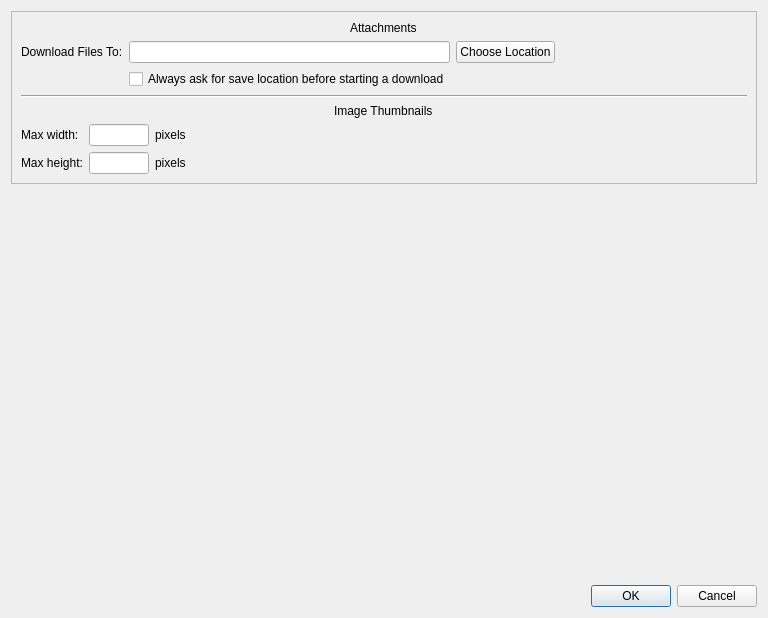
<?xml version="1.0" encoding="UTF-8"?>
<ui version="4.0">
 <class>SettingsWindow</class>
 <widget class="QDialog" name="SettingsWindow">
  <property name="geometry">
   <rect>
    <x>0</x>
    <y>0</y>
    <width>768</width>
    <height>618</height>
   </rect>
  </property>
  <property name="windowTitle">
   <string>Settings - Mattermost</string>
  </property>
  <layout class="QVBoxLayout" name="verticalLayout">
   <item>
    <widget class="QFrame" name="downloads">
     <property name="frameShape">
      <enum>QFrame::StyledPanel</enum>
     </property>
     <property name="frameShadow">
      <enum>QFrame::Raised</enum>
     </property>
     <layout class="QVBoxLayout" name="verticalLayout_2">
      <item alignment="Qt::AlignHCenter">
       <widget class="QLabel" name="downloadsTitle">
        <property name="text">
         <string>Attachments</string>
        </property>
       </widget>
      </item>
      <item>
       <layout class="QGridLayout" name="gridLayout">
        <item row="0" column="0">
         <widget class="QLabel" name="downloadLocationLabel">
          <property name="sizePolicy">
           <sizepolicy hsizetype="Minimum" vsizetype="Preferred">
            <horstretch>0</horstretch>
            <verstretch>0</verstretch>
           </sizepolicy>
          </property>
          <property name="maximumSize">
           <size>
            <width>500</width>
            <height>16777215</height>
           </size>
          </property>
          <property name="text">
           <string>Download Files To:</string>
          </property>
         </widget>
        </item>
        <item row="0" column="3">
         <widget class="QPushButton" name="downloadLocationButton">
          <property name="text">
           <string>Choose Location</string>
          </property>
         </widget>
        </item>
        <item row="0" column="2">
         <widget class="QLineEdit" name="downloadLocationValue">
          <property name="maximumSize">
           <size>
            <width>400</width>
            <height>16777215</height>
           </size>
          </property>
         </widget>
        </item>
        <item row="3" column="2">
         <widget class="QCheckBox" name="askLocationCheckBox">
          <property name="text">
           <string>Always ask for save location before starting a download</string>
          </property>
         </widget>
        </item>
        <item row="0" column="4">
         <spacer name="horizontalSpacer_3">
          <property name="orientation">
           <enum>Qt::Horizontal</enum>
          </property>
          <property name="sizeHint" stdset="0">
           <size>
            <width>40</width>
            <height>20</height>
           </size>
          </property>
         </spacer>
        </item>
       </layout>
      </item>
      <item>
       <widget class="Line" name="line">
        <property name="orientation">
         <enum>Qt::Horizontal</enum>
        </property>
       </widget>
      </item>
      <item alignment="Qt::AlignHCenter">
       <widget class="QLabel" name="imageThumbnailsTitle">
        <property name="text">
         <string>Image Thumbnails</string>
        </property>
       </widget>
      </item>
      <item>
       <layout class="QGridLayout" name="gridLayout_2">
        <item row="0" column="2">
         <widget class="QLabel" name="label">
          <property name="text">
           <string>pixels</string>
          </property>
         </widget>
        </item>
        <item row="1" column="2">
         <widget class="QLabel" name="label_2">
          <property name="text">
           <string>pixels</string>
          </property>
         </widget>
        </item>
        <item row="0" column="1">
         <widget class="QLineEdit" name="imageMaxWidthValue">
          <property name="maximumSize">
           <size>
            <width>60</width>
            <height>16777215</height>
           </size>
          </property>
         </widget>
        </item>
        <item row="1" column="1">
         <widget class="QLineEdit" name="imageMaxHeightValue">
          <property name="maximumSize">
           <size>
            <width>60</width>
            <height>16777215</height>
           </size>
          </property>
         </widget>
        </item>
        <item row="1" column="0">
         <widget class="QLabel" name="imageMaxHeightLabel">
          <property name="text">
           <string>Max height:</string>
          </property>
         </widget>
        </item>
        <item row="0" column="0">
         <widget class="QLabel" name="imageMaxWidthLabel">
          <property name="text">
           <string>Max width:</string>
          </property>
         </widget>
        </item>
        <item row="1" column="3">
         <spacer name="horizontalSpacer">
          <property name="orientation">
           <enum>Qt::Horizontal</enum>
          </property>
          <property name="sizeHint" stdset="0">
           <size>
            <width>40</width>
            <height>20</height>
           </size>
          </property>
         </spacer>
        </item>
        <item row="0" column="3">
         <spacer name="horizontalSpacer_2">
          <property name="orientation">
           <enum>Qt::Horizontal</enum>
          </property>
          <property name="sizeHint" stdset="0">
           <size>
            <width>40</width>
            <height>20</height>
           </size>
          </property>
         </spacer>
        </item>
       </layout>
      </item>
     </layout>
    </widget>
   </item>
   <item>
    <spacer name="verticalSpacer">
     <property name="orientation">
      <enum>Qt::Vertical</enum>
     </property>
     <property name="sizeHint" stdset="0">
      <size>
       <width>20</width>
       <height>500</height>
      </size>
     </property>
    </spacer>
   </item>
   <item>
    <widget class="QDialogButtonBox" name="buttonBox">
     <property name="orientation">
      <enum>Qt::Horizontal</enum>
     </property>
     <property name="standardButtons">
      <set>QDialogButtonBox::Cancel|QDialogButtonBox::Ok</set>
     </property>
    </widget>
   </item>
  </layout>
 </widget>
 <resources/>
 <connections>
  <connection>
   <sender>buttonBox</sender>
   <signal>accepted()</signal>
   <receiver>SettingsWindow</receiver>
   <slot>accept()</slot>
   <hints>
    <hint type="sourcelabel">
     <x>248</x>
     <y>254</y>
    </hint>
    <hint type="destinationlabel">
     <x>157</x>
     <y>274</y>
    </hint>
   </hints>
  </connection>
  <connection>
   <sender>buttonBox</sender>
   <signal>rejected()</signal>
   <receiver>SettingsWindow</receiver>
   <slot>reject()</slot>
   <hints>
    <hint type="sourcelabel">
     <x>316</x>
     <y>260</y>
    </hint>
    <hint type="destinationlabel">
     <x>286</x>
     <y>274</y>
    </hint>
   </hints>
  </connection>
 </connections>
</ui>
